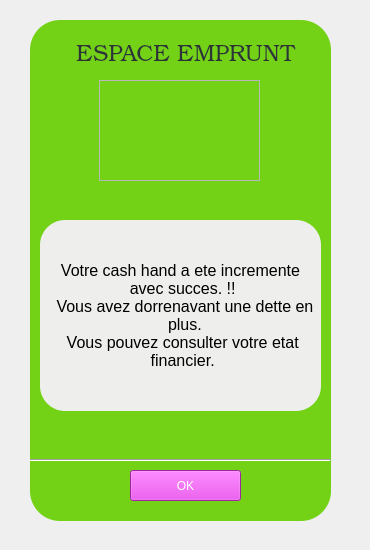
       <widget class="QWidget" name="espace_emprunt_transit">
        <widget class="QPlainTextEdit" name="affichage_carte_14">
         <property name="geometry">
          <rect>
           <x>30</x>
           <y>20</y>
           <width>301</width>
           <height>501</height>
          </rect>
         </property>
         <property name="styleSheet">
          <string notr="true">background-color: rgb(115, 210, 22);
border-radius:30px;</string>
         </property>
         <property name="backgroundVisible">
          <bool>false</bool>
         </property>
         <property name="centerOnScroll">
          <bool>false</bool>
         </property>
        </widget>
        <widget class="QFrame" name="image_emprunt_transit">
         <property name="geometry">
          <rect>
           <x>99</x>
           <y>80</y>
           <width>161</width>
           <height>101</height>
          </rect>
         </property>
         <property name="styleSheet">
          <string notr="true">border-image: url(:/images/image_emprunt.jpg);
</string>
         </property>
         <property name="frameShape">
          <enum>QFrame::StyledPanel</enum>
         </property>
         <property name="frameShadow">
          <enum>QFrame::Raised</enum>
         </property>
        </widget>
        <widget class="QPushButton" name="ok_emprunt_transit">
         <property name="geometry">
          <rect>
           <x>130</x>
           <y>470</y>
           <width>111</width>
           <height>31</height>
          </rect>
         </property>
         <property name="styleSheet">
          <string notr="true">font: 11pt &quot;Ubuntu&quot;;
color: white;
background-color: rgb(224, 52, 226);
</string>
         </property>
         <property name="text">
          <string>OK</string>
         </property>
        </widget>
        <widget class="Line" name="line_13">
         <property name="geometry">
          <rect>
           <x>30</x>
           <y>450</y>
           <width>301</width>
           <height>20</height>
          </rect>
         </property>
         <property name="orientation">
          <enum>Qt::Horizontal</enum>
         </property>
        </widget>
        <widget class="QLabel" name="titre_espace_emprunt_transit">
         <property name="geometry">
          <rect>
           <x>60</x>
           <y>40</y>
           <width>251</width>
           <height>31</height>
          </rect>
         </property>
         <property name="font">
          <font>
           <family>URW Bookman L</family>
           <pointsize>17</pointsize>
           <weight>9</weight>
           <italic>false</italic>
           <bold>false</bold>
          </font>
         </property>
         <property name="styleSheet">
          <string notr="true">color: rgb(46, 52, 54);
background-image: url(:/images/backg.jpg);
font: 75 17pt &quot;URW Bookman L&quot;;
border-radius:10px;</string>
         </property>
         <property name="text">
          <string>ESPACE EMPRUNT</string>
         </property>
         <property name="alignment">
          <set>Qt::AlignCenter</set>
         </property>
        </widget>
        <widget class="QLabel" name="Info_chomage_transit">
         <property name="geometry">
          <rect>
           <x>40</x>
           <y>220</y>
           <width>281</width>
           <height>191</height>
          </rect>
         </property>
         <property name="font">
          <font>
           <pointsize>12</pointsize>
          </font>
         </property>
         <property name="styleSheet">
          <string notr="true">background-color: rgb(238, 238, 236);
border-radius:25px;</string>
         </property>
         <property name="text">
          <string>Votre cash hand a ete incremente  
 avec succes. !! 
  Vous avez dorrenavant une dette en 
  plus. 
 Vous pouvez consulter votre etat 
 financier.</string>
         </property>
         <property name="alignment">
          <set>Qt::AlignCenter</set>
         </property>
        </widget>
        <widget class="QLabel" name="label_39">
         <property name="geometry">
          <rect>
           <x>0</x>
           <y>0</y>
           <width>361</width>
           <height>541</height>
          </rect>
         </property>
         <property name="styleSheet">
          <string notr="true">background-image: url(:/images/backg.jpg);</string>
         </property>
         <property name="text">
          <string/>
         </property>
        </widget>
        <zorder>label_39</zorder>
        <zorder>affichage_carte_14</zorder>
        <zorder>image_emprunt_transit</zorder>
        <zorder>ok_emprunt_transit</zorder>
        <zorder>line_13</zorder>
        <zorder>titre_espace_emprunt_transit</zorder>
        <zorder>Info_chomage_transit</zorder>
       </widget>
